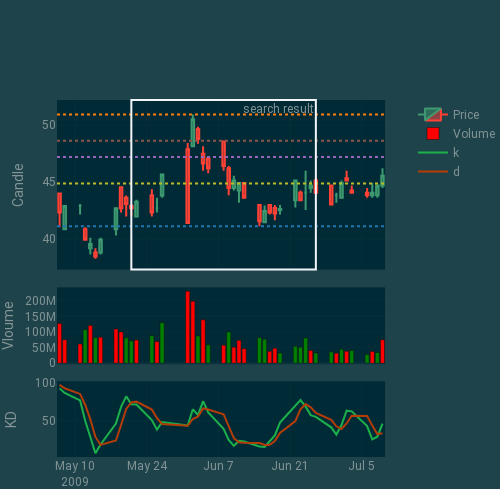

Source (notebook cell):
### Code cell
# 978:1002 # 3142:3166
f2 = plotly_plot.plot(df, s =341, e= 365, step=10)   
f2 # 1554:1578
# 730:754
#1554:1578'
# 1138:1162
